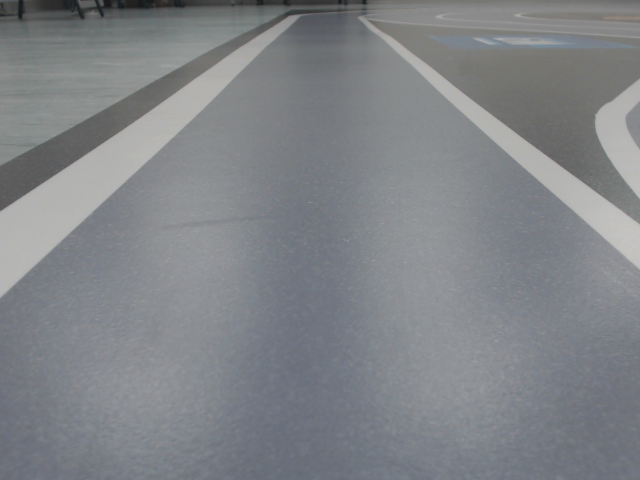
#> input picture opencv_frame_1.png, 640 x 480 px
$ python image_detection.py
#> lines starting #> are read from the running program, lines starting #| are printed output that depends on the picture; after the words box and inside, x2 and y2 are one past the last pixel; in counts of white or black regions, pixels touching at a corner belong together
#!/usr/bin/env python
# -*- coding: utf-8 -*-
'''
@author: Allen(Zifeng) An
@course:
@contact: anz8@mcmaster.ca
@file: image_detection.py
@time: 8/2/2019 3:17 PM
'''

import cv2
import numpy as np
import math
import matplotlib.pyplot as plt

# takes in an image and returns the canny edge image
# gray scale --> noise reduction  --> canny edge detection
def canny(image):
    gray = cv2.cvtColor(image, cv2.COLOR_RGB2GRAY)
    blur = cv2.GaussianBlur(gray, (5, 5), 0)
    canny = cv2.Canny(blur, 50, 150)
    return canny

# in gray scale picture: 0 --> black, 255 -->white
def region_of_interest(image): # this image is canny --> black and white
    height=image.shape[0] # height of the image 480
    width=image.shape[1] #640

    # mask (bitwise AND) image --> region of interest
    # our mask is a polygon, the origin is the top left corner of the window
    triangle = np.array([
        [(0,300),(0,140),(250,0),(450,0),(width,140),(width,300)]])

    mask = np.zeros_like(image) # all 0 array --> black
    cv2.fillPoly(mask,triangle,255)
    masked_image = cv2.bitwise_and(image,mask)
    # you can use imshow function to show any of these images
    return masked_image

#put lines on a black image
def display_lines(image,lines):
    line_image=np.zeros_like(image) #black background
    if lines is not None:
        for line in lines:
            x1,y1,x2,y2=line.reshape(4)
            cv2.line(line_image,(x1,y1),(x2,y2),(255,0,0),5)
            #img, point1, point2, rbg colour, thickness
        return line_image

def average_slope_intercept_left(image,lines):
    left_fit=[]
    right_fit=[]
    for line in lines:
        x1,y1,x2,y2=line.reshape(4) # line here is numpy ndarray
        parameters= np.polyfit((x1,x2),(y1,y2),1) # returns slope and y-intercept of each line
        slope, intercept=parameters[0],parameters[1]
        if slope < 0:
            left_fit.append((slope,intercept))
        else:
            right_fit.append((slope,intercept))

    if len(left_fit) == 0: # np.average will throw an error if fit is empty
        raise Exception("Left Empty.")

    left_fit_avg=np.average(left_fit,axis=0)
    left_line= make_coordinates(image,left_fit_avg)
    return np.array([left_line])

def average_slope_intercept_right(image,lines):
    left_fit=[]
    right_fit=[]
    for line in lines:
        x1,y1,x2,y2=line.reshape(4)
        parameters= np.polyfit((x1,x2),(y1,y2),1)
        slope, intercept=parameters[0],parameters[1]
        if slope < 0:
            left_fit.append((slope,intercept))
        else:
            right_fit.append((slope,intercept))

    if len(right_fit) == 0:
        raise Exception("Right Empty.")

    right_fit_avg = np.average(right_fit, axis=0)
    right_line=make_coordinates(image,right_fit_avg)
    return np.array([right_line])

# this function is never used
def average_slope_intercept(image,lines):
    return np.concatenate((average_slope_intercept_left(image,lines),average_slope_intercept_right(image,lines)))


def make_coordinates(image, line_parameters): #takes the line parameters, returns the coordinates
    # print("in make_coordinates(): ", line_parameters)
    slope,intercept= line_parameters
    # y1=image.shape[0]
    # y2=int(y1*0.6) # 60 percent of the screen from bottom up
    y1 = 300 # arbitrarily defined
    y2 = 50
    x1=int((y1-intercept)/slope) # linear equation of the line
    x2 = int((y2 - intercept) / slope)

    return np.array([x1,y1,x2,y2])

# [13 lines left out: function calculate_angle, not called in this run]


def mid_point(line): # return the mid point of the given line
    x1,y1,x2,y2=line.reshape(4)
    #640 is the width of the image
    slope = (y2-y1)/(x2-x1)
    intercept= y1-slope*x1
    if slope <0: margin_point= 0,intercept
    else: margin_point= 640, slope*640+intercept
    mid_x=(margin_point[0]+x2)/2
    mid_y=(margin_point[1]+y2)/2
    return mid_x,mid_y


# img = cv2.imread('arc.png')
img = cv2.imread('opencv_frame_1.png')
#> img is the input picture: shape (480, 640, 3); mean B, G, R 135.9, 131.9, 128.8

lane_image = np.copy(img)
canny_image = canny(lane_image)
#> in canny, `canny = cv2.Canny(blur, 50, 150)`:
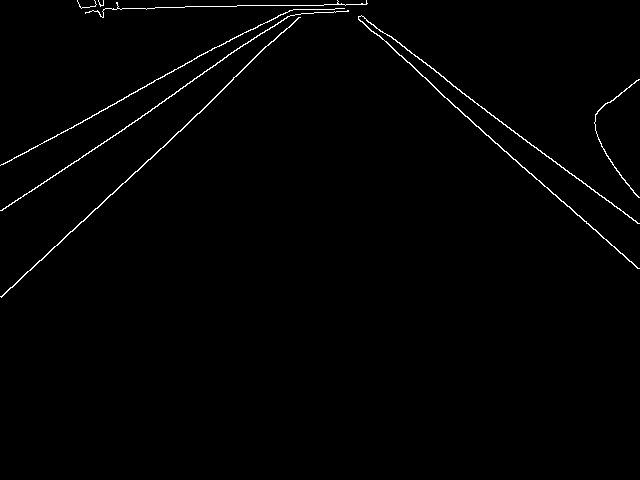
#> canny: shape (480, 640); 1% white in thin lines or dots, all inside (x1, y1, x2, y2) = (0, 0, 640, 298)
cropped_img = region_of_interest(canny_image)
#> in region_of_interest, `cv2.fillPoly(mask,triangle,255)`:
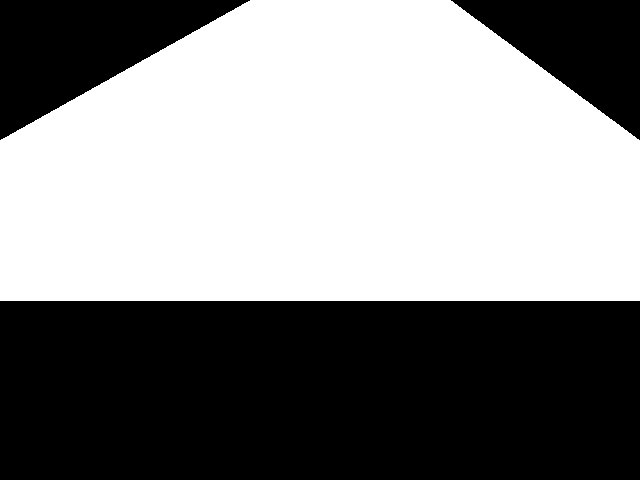
#> mask: shape (480, 640); 52.7% white; 3 black regions, box (x1, y1, x2, y2) and area: (0, 301, 640, 480) 114560, (0, 0, 250, 140) 17570, (451, 0, 640, 140) 13300
#> in region_of_interest, `masked_image = cv2.bitwise_and(image,mask)`:
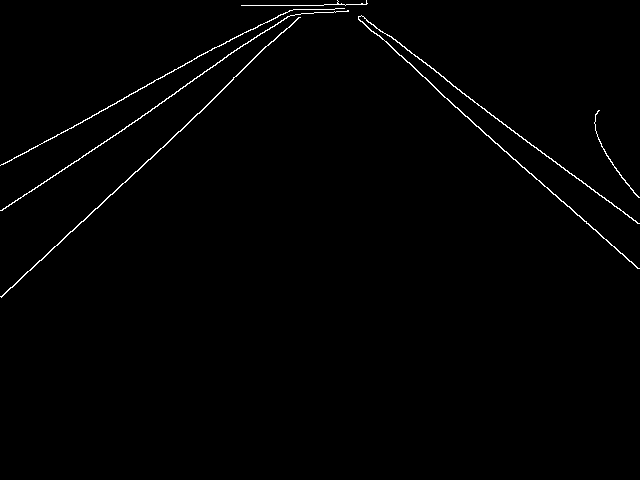
#> masked_image: shape (480, 640); 0.94% white in thin lines or dots, all inside (x1, y1, x2, y2) = (0, 0, 640, 298)
# HoughLineP(img,pixel quantity, theta, number of intersections in the voting box)
# transform into
lines = cv2.HoughLinesP(cropped_img, 1, np.pi / 180, 40, np.array([]), minLineLength=4,
                        maxLineGap=10)  # minLineLength=40,maxLineGap=5
#> lines = 23 rows, first 6: [1, 297, 212, 100], [407, 50, 614, 206], [485, 134, 639, 268], [211, 50, 250, 29], [3, 164, 232, 38], [1, 296, 230, 82]

averaged_lines_right = average_slope_intercept_right(lane_image, lines)
#> the loop in average_slope_intercept_right, `for line in lines:` made 23 passes
#> (x1, y1, x2, y2, slope, intercept) on passes 1 to 8: (1, 297, 212, 100, -0.934, 297.9), (407, 50, 614, 206, 0.754, -256.7), (485, 134, 639, 268, 0.87, -288), (211, 50, 250, 29, -0.538, 163.6), (3, 164, 232, 38, -0.55, 165.7), (1, 296, 230, 82, -0.934, 296.9), (1, 210, 192, 81, -0.675, 210.7), (389, 35, 438, 72, 0.755, -258.7)
#> after the loop in average_slope_intercept_right, `for line in lines:`: left_fit = [(-0.934, 297.9), (-0.538, 163.6), (-0.55, 165.7), (-0.934, 296.9), (-0.675, 210.7), (-0.0102, 7.73), (-0.674, 209.9), (-0.966, 303.3), (-0.675, 211.9), (-0.675, 209.2), (-0.907, 288.3), (-0.0426, 25.81), (-0.0303, 18.42)]; right_fit = [(0.754, -256.7), (0.87, -288), (0.755, -258.7), (0.875, -291.6), (0.93, -317.9), (0.741, -250.7), (0.74, -251.8), (0.752, -255), (0.926, -315.1), (1.41, -702.5)]
#> in average_slope_intercept_right, `right_fit_avg = np.average(right_fit, axis=0)`: right_fit_avg = [0.875, -318.8]
#> in make_coordinates, `slope,intercept= line_parameters`: slope = 0.875; intercept = -318.8
#> in make_coordinates, `x1=int((y1-intercept)/slope)`: x1 = 706
#> in make_coordinates, `x2 = int((y2 - intercept) / slope)`: x2 = 421
#> in average_slope_intercept_right, `right_line=make_coordinates(image,right_fit_avg)`: right_line = [706, 300, 421, 50]
#> averaged_lines_right = [[706, 300, 421, 50]]
line_image= display_lines(lane_image, lines)  # black background with blue lanes
#> the loop in display_lines, `for line in lines:` made 23 passes
#> after the loop in display_lines, `for line in lines:`:
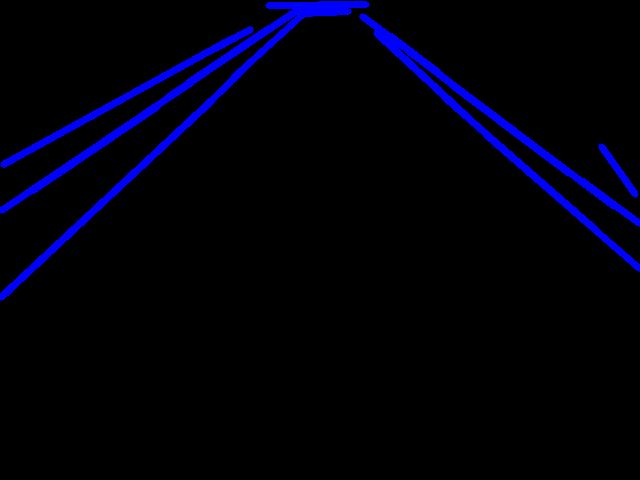
#> line_image: shape (480, 640, 3); mean of channels 0, 1, 2 12.2, 0, 0; drawn as B, G, R
    # avg_line_image_right = display_lines(lane_image, averaged_lines_right)
# cv2.imshow('result',line_image)
cv2.waitKey(0)


right_flag,left_flag= False, False
try:
    averaged_lines_right = average_slope_intercept_right(lane_image, lines)
#> the loop in average_slope_intercept_right (call 2), `for line in lines:` made 23 passes
    # line_image = display_lines(lane_image, lines)  # black background with blue lanes
    avg_line_image_right = display_lines(lane_image, averaged_lines_right)
#> the loop in display_lines (call 2), `for line in lines:` made 1 pass
#> after the loop in display_lines (call 2), `for line in lines:`:
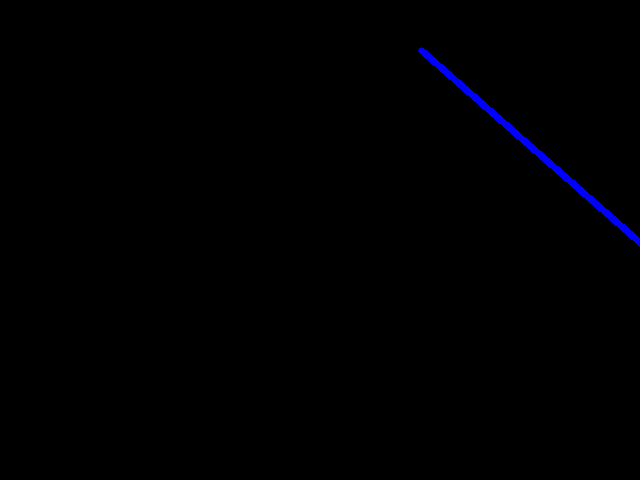
#> line_image: shape (480, 640, 3); mean of channels 0, 1, 2 1.6, 0, 0; drawn as B, G, R
    # [5 lines of commented-out code are left out]
except Exception as e:
    print('Right Error!',e)
    right_flag=True


try:
    averaged_lines_left = average_slope_intercept_left(lane_image, lines)
#> the loop in average_slope_intercept_left, `for line in lines:` made 23 passes
#> in average_slope_intercept_left, `left_fit_avg=np.average(left_fit,axis=0)`: left_fit_avg = [-0.585, 185.3]
#> in average_slope_intercept_left, `left_line= make_coordinates(image,left_fit_avg)`: left_line = [-195, 300, 231, 50]
#> averaged_lines_left = [[-195, 300, 231, 50]]
    avg_line_image_left = display_lines(lane_image, averaged_lines_left)
    # cv2.imshow('left',avg_line_image_left)
except Exception as e:
    print('Left Error!', e)
    left_flag = True

if left_flag ==False and right_flag == False:
    # avg=np.concatenate((avg_line_image_left,avg_line_image_right))
    combo_image = cv2.addWeighted(lane_image, 0.8, avg_line_image_left, 1, 1)
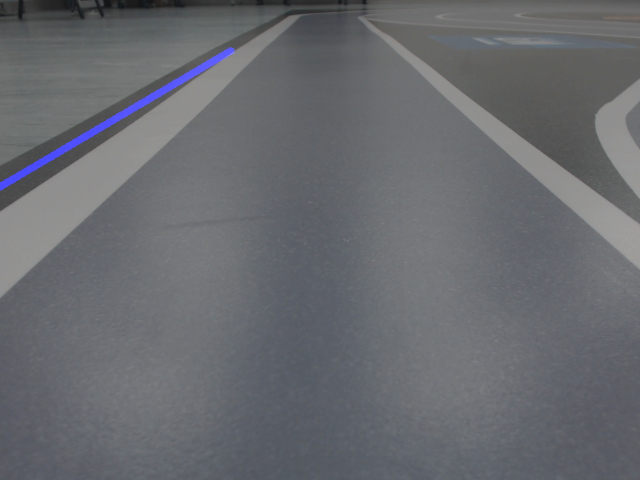
#> combo_image: shape (480, 640, 3); mean B, G, R 110.8, 106.5, 104
    combo_image = cv2.addWeighted(combo_image, 1, avg_line_image_right, 1, 1)

    mid_right = tuple(int(x) for x in mid_point(averaged_lines_right))
#> in mid_point, `x1,y1,x2,y2=line.reshape(4)`: x1 = 706; y1 = 300; x2 = 421; y2 = 50
#> in mid_point, `slope = (y2-y1)/(x2-x1)`: slope = 0.877
#> in mid_point, `intercept= y1-slope*x1`: intercept = -319.3
#> in mid_point, `else: margin_point= 640, slope*640+intercept`: margin_point = (640, 242.1)
#> in mid_point, `mid_x=(margin_point[0]+x2)/2`: mid_x = 530.5
#> in mid_point, `mid_y=(margin_point[1]+y2)/2`: mid_y = 146.1
#> mid_right = (530, 146)
    mid_left = tuple(int(x) for x in mid_point(averaged_lines_left))
#> mid_left = (115, 117)
    cv2.circle(combo_image, mid_right, 5, (0,0,255),thickness=5)
    cv2.circle(combo_image, mid_left, 5, (0, 0, 255), thickness=5)
    centre= int((mid_left[0]+mid_right[0])/2),int((mid_left[1]+mid_right[1])/2)
#> centre = (322, 131)
    cv2.circle(combo_image, centre, 5, (192, 0, 192), thickness=5)
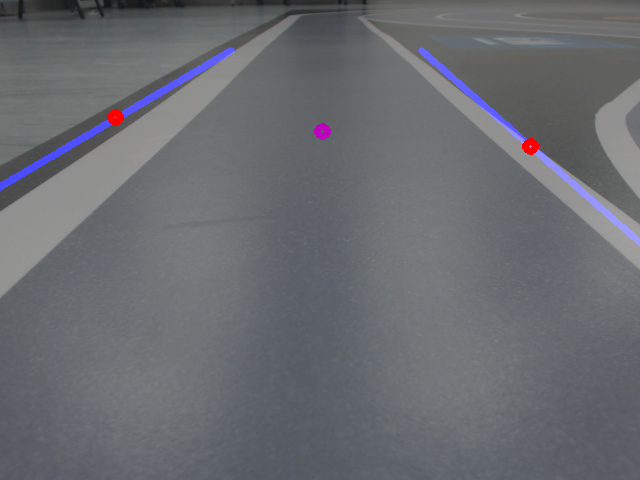
#> combo_image: shape (480, 640, 3); mean B, G, R 112.4, 107.3, 105.3

    # [4 lines of commented-out code are left out]
    cv2.imshow('combo', combo_image)
    cv2.waitKey(0)
    # plt.imshow(combo_image) #shows coordinates
    # plt.show()

elif left_flag == False and right_flag == True:
    combo_image = cv2.addWeighted(lane_image, 0.8, avg_line_image_left, 1, 1)
    mid_left = tuple(int(x) for x in mid_point(averaged_lines_left))
    cv2.circle(combo_image, mid_left, 5, (0, 0, 255), thickness=5)
    centre = mid_left[0] +500, mid_left[1]
    cv2.circle(combo_image, centre, 5, (192, 0, 192), thickness=5)
    cv2.imshow('combo', combo_image)
    cv2.waitKey(0)
elif left_flag == True and right_flag == False:
    combo_image = cv2.addWeighted(lane_image, 0.8, avg_line_image_right, 1, 1)
    mid_right = tuple(int(x) for x in mid_point(averaged_lines_right))
    cv2.circle(combo_image, mid_right, 5, (0, 0, 255), thickness=5)
    centre = mid_right[0] -500, mid_right[1]
    cv2.circle(combo_image, centre, 5, (192, 0, 192), thickness=5)
    cv2.imshow('combo', combo_image)
    cv2.waitKey(0)
else:
    cv2.imshow('combo', lane_image)
    cv2.waitKey(0)

    plt.imshow(canny_image) #shows coordinates
    plt.show()

$ run again, with opencv_frame_0.png copied over opencv_frame_1.png
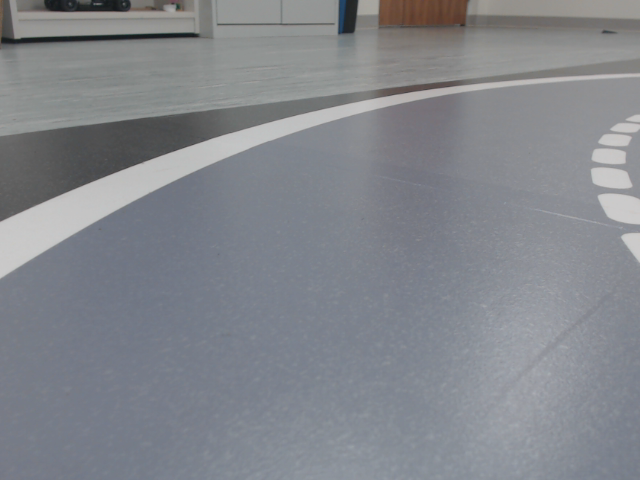
#> input picture opencv_frame_0.png, 640 x 480 px
#> img is the input picture: shape (480, 640, 3); mean B, G, R 140, 134.1, 131.1
#> canny: shape (480, 640); 1.1% white in thin lines or dots, all inside (x1, y1, x2, y2) = (0, 0, 640, 278)
#> mask: shape (480, 640); 52.7% white; 3 black regions, box (x1, y1, x2, y2) and area: (0, 301, 640, 480) 114560, (0, 0, 250, 140) 17570, (451, 0, 640, 140) 13300
#> lines = 18 rows, first 6: [10, 134, 511, 73], [53, 245, 145, 194], [17, 213, 158, 156], [458, 92, 560, 81], [385, 107, 429, 97], [334, 106, 436, 88]
#> the loop in average_slope_intercept_right, `for line in lines:` made 18 passes
#> (x1, y1, x2, y2, slope, intercept) on passes 1 to 8: (10, 134, 511, 73, -0.122, 135.2), (53, 245, 145, 194, -0.554, 274.4), (17, 213, 158, 156, -0.404, 219.9), (458, 92, 560, 81, -0.108, 141.4), (385, 107, 429, 97, -0.227, 194.5), (334, 106, 436, 88, -0.176, 164.9), (26, 261, 167, 183, -0.553, 275.4), (318, 124, 381, 107, -0.27, 209.8)
#> after the loop in average_slope_intercept_right, `for line in lines:`: left_fit = [(-0.122, 135.2), (-0.554, 274.4), (-0.404, 219.9), (-0.108, 141.4), (-0.227, 194.5), (-0.176, 164.9), (-0.553, 275.4), (-0.27, 209.8), (-0.267, 194.3), (-0.424, 253.5), (-0.0901, 126.9), (-0.5, 267.5), (-0.319, 205.9), (-0.136, 142.6), (-0.429, 221), (-0.526, 271.6)]; right_fit = [(1.59, -751.3), (1.6, -756.4)]
#> right_fit_avg = [1.59, -753.8]
#> in make_coordinates, `slope,intercept= line_parameters`: slope = 1.59; intercept = -753.8
#> in make_coordinates, `x1=int((y1-intercept)/slope)`: x1 = 661
#> in make_coordinates, `x2 = int((y2 - intercept) / slope)`: x2 = 504
#> right_line = [661, 300, 504, 50]
#> averaged_lines_right = [[661, 300, 504, 50]]
#> the loop in display_lines, `for line in lines:` made 18 passes
#> the loop in average_slope_intercept_right (call 2), `for line in lines:` made 18 passes
#> the loop in display_lines (call 2), `for line in lines:` made 1 pass
#> after the loop in display_lines (call 2), `for line in lines:`:
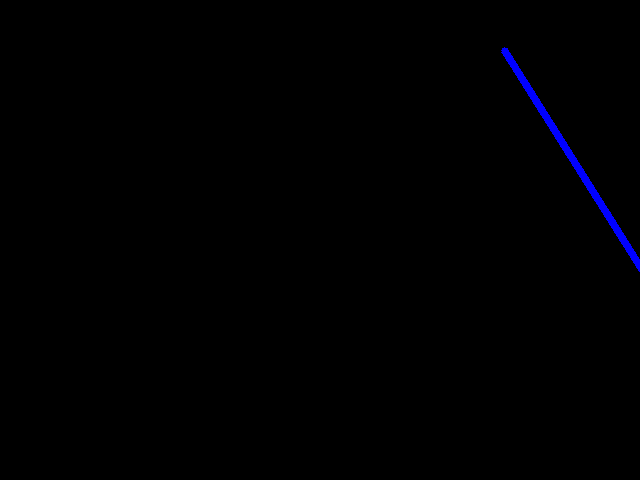
#> line_image: shape (480, 640, 3); mean of channels 0, 1, 2 1.6, 0, 0; drawn as B, G, R
#> the loop in average_slope_intercept_left, `for line in lines:` made 18 passes
#> after the loop in average_slope_intercept_left, `for line in lines:`: right_fit = [(1.59, -751.3), (1.6, -756.4)]
#> left_fit_avg = [-0.319, 206.2]
#> left_line = [-294, 300, 489, 50]
#> averaged_lines_left = [[-294, 300, 489, 50]]
#> in mid_point, `x1,y1,x2,y2=line.reshape(4)`: x1 = 661; y1 = 300; x2 = 504; y2 = 50
#> in mid_point, `slope = (y2-y1)/(x2-x1)`: slope = 1.59
#> in mid_point, `intercept= y1-slope*x1`: intercept = -752.5
#> in mid_point, `else: margin_point= 640, slope*640+intercept`: margin_point = (640, 266.6)
#> mid_x = 572
#> mid_y = 158.3
#> mid_right = (572, 158)
#> mid_left = (244, 128)
#> centre = (408, 143)
#> `cv2.circle(combo_image, centre, 5, (192, 0, 192), thickness=5)`:
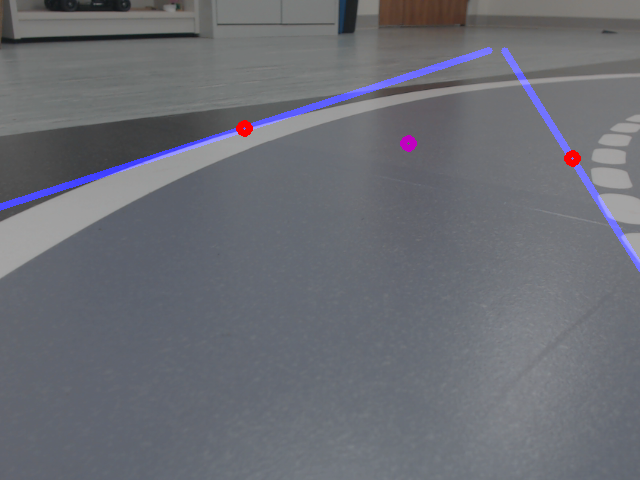
#> combo_image: shape (480, 640, 3); mean B, G, R 116.4, 109.1, 107.1
